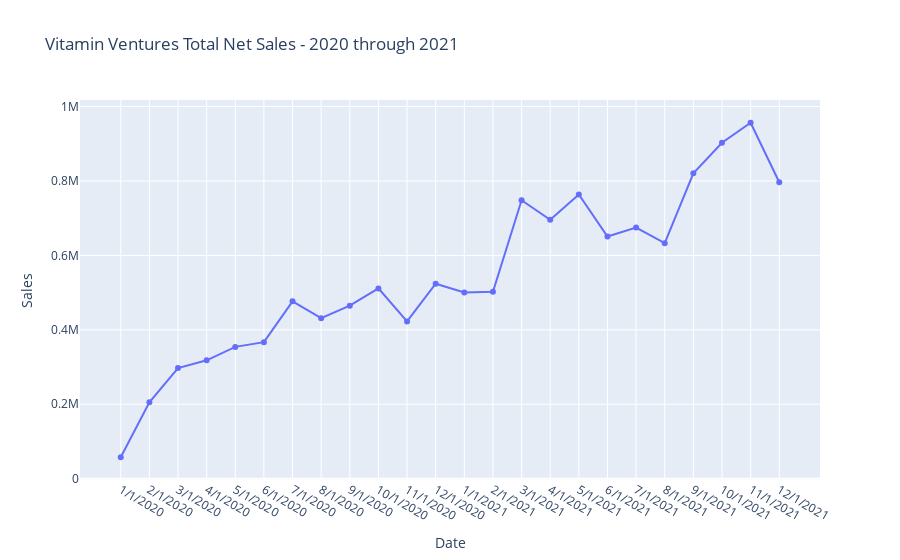

The code cell stored with this chart in its notebook:
### Code cell
fig = px.line(df, x="date", y="sum", title="Vitamin Ventures Total Net Sales - 2020 through 2021",
                markers=True,
                labels={"date" : 'Date', "sum" :'Sales'})

            
fig.show()

### Figure 1 — Plotly figure (JSON) as saved in the notebook; plotly's stock layout.template omitted (floating-point values rounded to 4 significant figures)
{"data": [{"hovertemplate": "Date=%{x}<br>Sales=%{y}<extra></extra>", "legendgroup": "", "line": {"color": "#636efa", "dash": "solid"}, "marker": {"symbol": "circle"}, "mode": "markers+lines", "name": "", "orientation": "v", "showlegend": false, "type": "scatter", "x": ["1/1/2020", "2/1/2020", "3/1/2020", "4/1/2020", "5/1/2020", "6/1/2020", "7/1/2020", "8/1/2020", "9/1/2020", "10/1/2020", "11/1/2020", "12/1/2020", "1/1/2021", "2/1/2021", "3/1/2021", "4/1/2021", "5/1/2021", "6/1/2021", "7/1/2021", "8/1/2021", "9/1/2021", "10/1/2021", "11/1/2021", "12/1/2021"], "xaxis": "x", "y": [57640.0, 205400.0, 297200.0, 318100.0, 354200.0, 366900.0, 476500.0, 431400.0, 464800.0, 511300.0, 422600.0, 523800.0, 500500.0, 502200.0, 748000.0, 695800.0, 763600.0, 650600.0, 674600.0, 632800.0, 820500.0, 902500.0, 956400.0, 796400.0], "yaxis": "y"}], "layout": {"legend": {"tracegroupgap": 0}, "title": {"text": "Vitamin Ventures Total Net Sales - 2020 through 2021"}, "xaxis": {"anchor": "y", "domain": [0, 1], "title": {"text": "Date"}}, "yaxis": {"anchor": "x", "domain": [0, 1], "title": {"text": "Sales"}}}}
